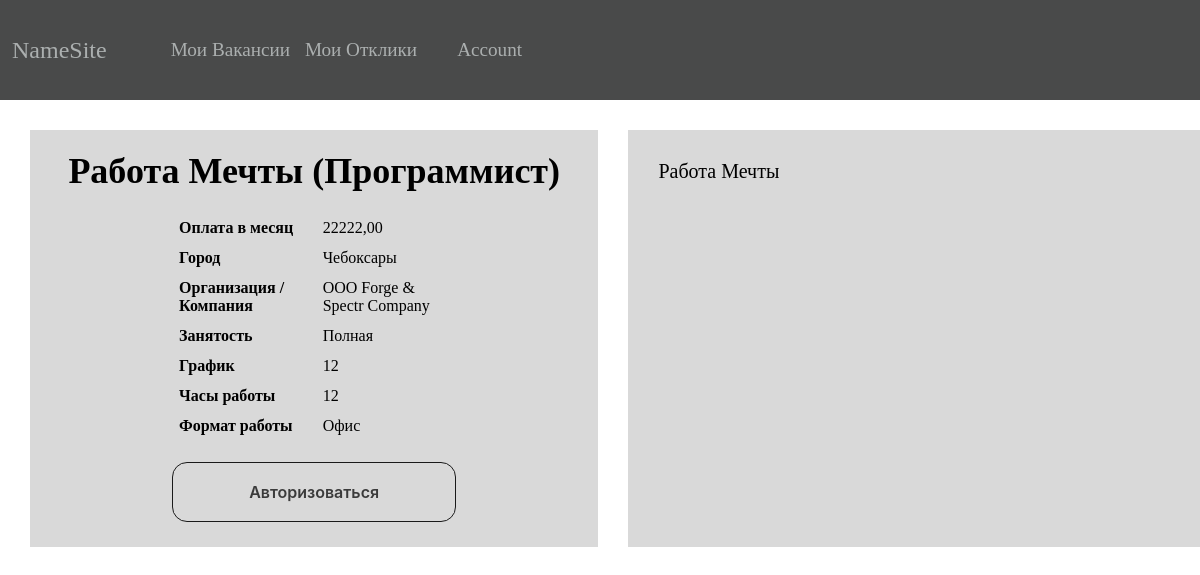
The page /vacancy/38/detail on the database its author committed.
### vacancyform/models.py (models this page shows, shortened)
class Vacancy(models.Model):
    vacancy_id = models.AutoField(primary_key=True)
    owner = models.ForeignKey(User,
                              on_delete=models.PROTECT,
                              blank=True,
                              null=True,
                              editable=True)
    title = models.CharField(max_length=300,
                             null=False)
    company = models.CharField(max_length=300,
                               verbose_name="Организация / Компания",
                               null=True)
    city = models.CharField(max_length=100,
                            verbose_name="Город",
                            null=True)
    salary = models.DecimalField(max_digits=10,
                                 decimal_places=2,
                                 verbose_name='Оплата в месяц')
    employment = models.CharField(max_length=30,
                                  choices=EmploymentChoice,
                                  verbose_name='Занятость')
    work_schedule = models.CharField(max_length=100,
                                     verbose_name='График',
                                     null=False)
    work_hours = models.CharField(max_length=100,
                                  verbose_name='Часы работы')
    work_format = models.CharField(max_length=100,
                                   verbose_name='Формат работы')
    show = models.BooleanField(verbose_name='Показывать вакансию', default=True)
    other = models.TextField(max_length=100000, verbose_name='Описание', blank=True)

### vacancyform/views.py (the view)
# urls.py: path('<vacancy_id>/detail', vacancy_detail, name='vacancy_detail'),
def vacancy_detail(request, vacancy_id):
    _vacancy = Vacancy.objects.filter(vacancy_id=vacancy_id)
    return render(request, 'html/vacancy_detail.html', {
        "vacancy":_vacancy[0],
    })

### vacancyform/templates/html/vacancy_detail.html (shortened to what this page needs)
{% extends 'html/base.html' %}
{% load static %}
{% block link_block %}
    <link rel="stylesheet" href="{% static 'css/vacancy_detail.css' %}">
    <link rel="stylesheet" href="{% static 'css/buttons.css' %}">
{% endblock link_block %}
{% block content %}
    <div id="container">
        <div class="vacancy-info">
            <div class="vacancy-info-top">
                <h3 class="title">{{ vacancy.title }}</h3>
                <table>
                    <tr>
                        <th>Оплата в месяц</th>
                        <td>{{ vacancy.salary }}</td>
                    </tr>
                    <tr>
                        <th>Город</th>
                        <td>{{ vacancy.city }}</td>
                    </tr>
                    <tr>
                        <th>Организация / Компания</th>
                        <td>{{ vacancy.company }}</td>
                    </tr>
                    <tr>
                        <th>Занятость</th>
                        <td>{{ vacancy.employment }}</td>
                    </tr>
                    <tr>
                        <th>График</th>
                        <td>{{ vacancy.work_schedule }}</td>
                    </tr>
                    <tr>
                        <th>Часы работы</th>
                        <td>{{ vacancy.work_hours }}</td>
                    </tr>
                    <tr>
                        <th>Формат работы</th>
                        <td>{{ vacancy.work_format }}</td>
                    </tr>
                </table>
                {% if request.user.is_authenticated %}
                            {% if request.user != vacancy.owner %}
                                <form action="{% url 'vacancy_response' vacancy.pk %}" method="post">
                                    {% csrf_token %}
                                    <button type="submit">Хочу работать</button>
                                </form>
                            {% endif %}
                        {% else %}
                            <form action="{% url 'user' %}" method="post">
                                <button type="submit">Авторизоваться</button>
                            </form>
                        {% endif %}
            </div>
            <div class="vacancy-info-other">
                <p>{{ vacancy.other }}</p>
            </div>
        </div>
    </div>
{% endblock content %}

### vacancyform/static/css/vacancy_detail.css (style rules this page uses)
.vacancy-info { display: flex; justify-content: center; }
.vacancy-info-top th, td { padding: 5px; text-align: left; }
.vacancy-info-top table { width: 50%; margin-bottom: 20px; margin: 20px auto; }
.vacancy-info-top { background-color: rgba(217, 217, 217, 1); margin: 30px 0 30px 30px; width: 600px; text-align: center; padding-bottom: 25px; }
.vacancy-info-other { background-color: rgba(217, 217, 217, 1); margin: 30px 0 30px 30px; width: 540px; padding: 30px 30px 30px 30px; font-size: 20px; }
.title { font-size: 36px; padding-top: 20px; }

### index/static/css/buttons.css (style rules this page uses)
button { appearance: none; background-color: transparent; border: 0.5px solid #1A1A1A; border-radius: 15px; box-sizing: border-box; color: #3B3B3B; cursor: pointer; display: inline-block; font-family: Roobert,-apple-system,BlinkMacSystemFont,"Segoe UI",Helvetica,Arial,sans-serif,"Apple Color Emoji","Segoe UI Emoji","Segoe UI Symbol"; font-size: 16px; font-weight: 600; line-height: normal; margin: 0; min-height: 60px; min-width: 0; outline: none; padding: 16px 24px; text-align: center; text-decoration: none; transition: all 300ms cubic-bezier(.23, 1, 0.32, 1); user-select: none; -webkit-user-select: none; touch-action: manipulation; width: 50%; will-change: transform; }

### index/static/css/base.css (style rules this page uses)
html body { padding: 0; margin: 0; }
* { margin: 0; }

### rows shown on the page
Vacancy: title "Работа Мечты (Программист)", salary "22222,00", city "Чебоксары", company "ООО Forge & Spectr Company", employment "Полная", work_schedule "12", work_hours "12", work_format "Офис", other "Работа Мечты"
